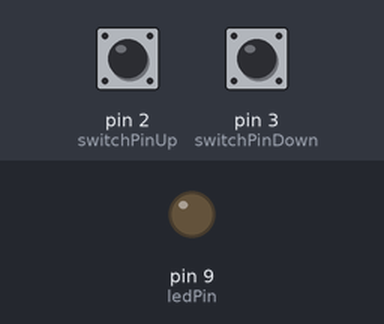
Bench run of a sketch on a simulated Arduino Uno, built with avr-gcc and run on an emulated ATmega328P. Parts: output pins drawn as LEDs (lit = HIGH). Inputs (shaded band) come from the test bench; at power-on: pin 2 (switchPinUp) HIGH, pin 3 (switchPinDown) HIGH. What the sketch prints to the serial monitor is not drawn.

Above: at 1.2 s.
1.3 s: pin 2 (switchPinUp) pulled LOW for 1 s
At 2.6 s:
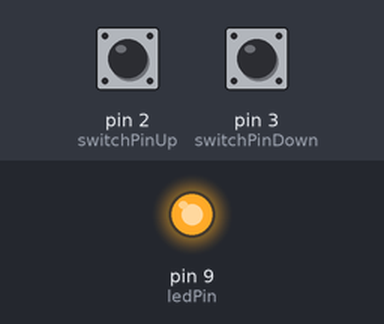
4.3 s: pin 3 (switchPinDown) pulled LOW for 0.15 s
At 5.6 s:
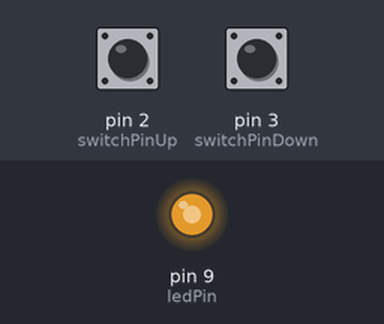
6.0 s: pin 3 (switchPinDown) pulled LOW for 1 s
At 6.25 s:
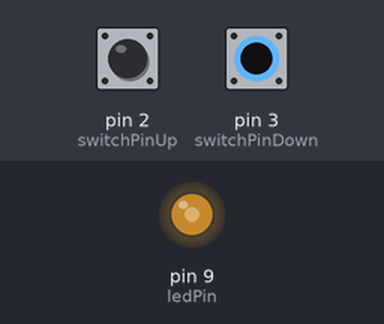
9.0 s: pin 2 (switchPinUp) pulled LOW for 0.15 s
At 10.4 s:
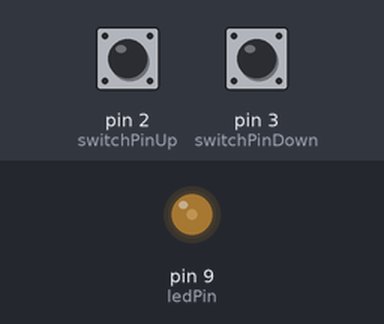
10.7 s: pin 2 (switchPinUp) pulled LOW for 3.2 s
At 12.0 s:
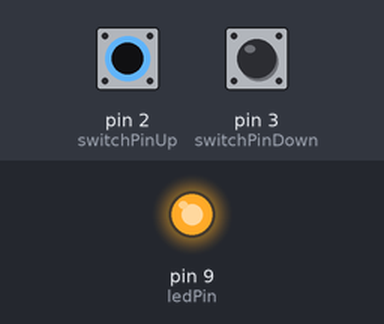
Timing chart, 0 to 13.7 s (numbered marks = the images above; inputs shaded):
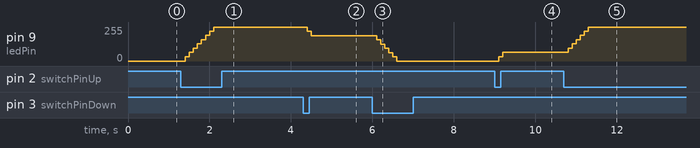

Measured:
- after the input at 1.3 s, pin 9 (ledPin): moves from 0/255 to 255/255 over 0.70 s, starting after 0.10 s
- after the input at 4.3 s, pin 9 (ledPin): 255/255 → 223/255 after 0.10 s, → 191/255 0.10 s later
- after the input at 6.0 s, pin 9 (ledPin): moves from 191/255 to 0/255 over 0.50 s, starting after 0.10 s
- after the input at 9.0 s, pin 9 (ledPin): 0/255 → 32/255 after 0.10 s, → 64/255 0.10 s later
- after the input at 10.7 s, pin 9 (ledPin): moves from 64/255 to 255/255 over 0.50 s, starting after 0.10 s

The sketch:

pushLED.ino
```cpp
const int switchPinUp = 2;
const int switchPinDown = 3;
const int ledPin = 9;

int brightness = 0;
int brightnessIncrement = 32;

void setup() {
  pinMode(switchPinUp, INPUT);
  pinMode(switchPinDown, INPUT);
  pinMode(ledPin, OUTPUT);
  Serial.begin(9600);
}

void loop() {
  if (digitalRead(switchPinUp) == LOW && brightness < 255) {
    brightness = brightness + brightnessIncrement;
    delay(100);
    if (brightness > 255) {
      brightness = 255;
    }
  }

  if (digitalRead(switchPinDown) == LOW && brightness > 0) {
    brightness = brightness - brightnessIncrement;
    delay(100);
    if (brightness < 0) {
      brightness = 0;
    }
  }

  analogWrite(ledPin, brightness);
  Serial.println(brightness);
}
```
